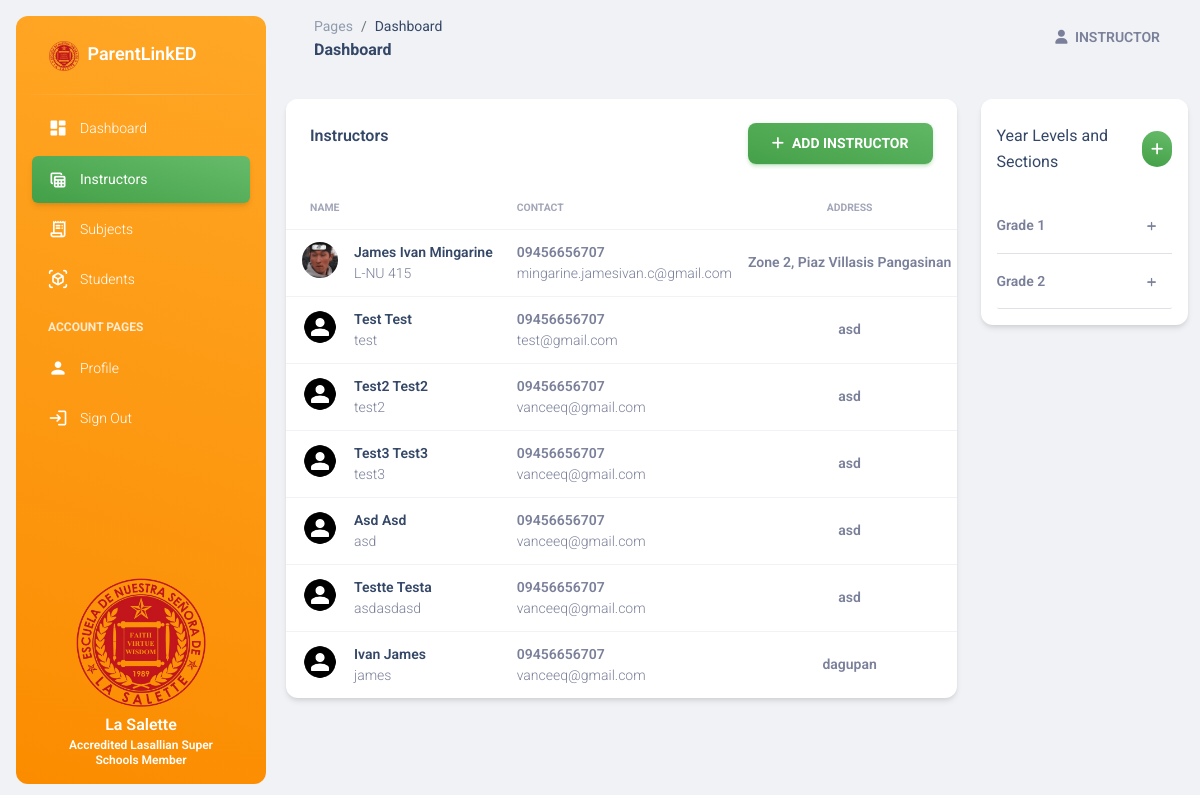
/instructors/ (signed in), run on an earlier commit of the app's database.
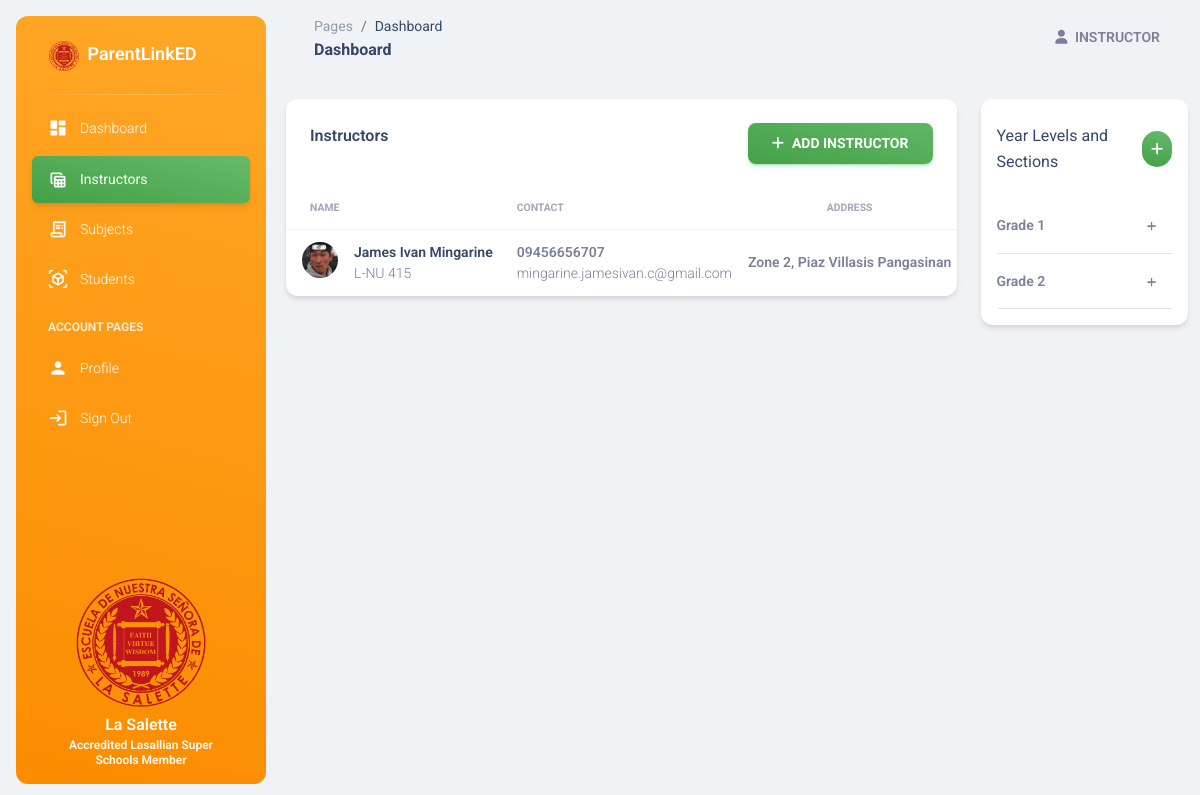
And on a later commit of the database.
### base/models.py (models this page shows, shortened)
class Instructor(models.Model):
    user = models.OneToOneField(User, on_delete=models.CASCADE)
    employee_id = models.CharField(max_length=100, null = True, blank = True)
    contact_number = models.CharField(max_length=11, null = True, blank = True)
    address = models.CharField(max_length=255, null = True, blank = True)
    avatar = models.ImageField(upload_to='avatars/', default = '/default_avatar.png', null = True, blank = True)
    date_created = models.DateTimeField(auto_now_add=True, null = True, blank = True)

class YearLevelSection(models.Model):
    year_levels = [
        ('Grade 1', 'Grade 1'),
        ('Grade 2', 'Grade 2'),
        ('Grade 3', 'Grade 3'),
        ('Grade 4', 'Grade 4'),
        ('Grade 5', 'Grade 5'),
        ('Grade 6', 'Grade 6'),
    ]
    year_level = models.CharField(max_length=10, choices=year_levels)
    section = models.CharField(max_length=10)
    subjects = models.ManyToManyField(Subject, null=True, blank=True, related_name='year_level_sections')
    instructor = models.ForeignKey(Instructor, on_delete=models.CASCADE, related_name='year_level_sections', null = True, blank = True)
    slug = models.SlugField(max_length=255, unique=True, null=True, blank=True)
    def __str__(self):
        return f"{self.year_level} - {self.section}"

### base/views.py (the view)
# urls.py: path('instructors/', views.instructor_page, name='instructor_page'),
@login_required
def instructor_page(request):
    instructors = Instructor.objects.prefetch_related('year_level_sections__subjects').all()
    grouped_sections = get_grouped_sections()
    context = {
        'instructors': instructors,
        'grouped_sections': grouped_sections
    }
    return render(request, 'base/admin/instructor.html', context)

### base/views.py (called while the page is built)
def get_grouped_sections():
    year_level_sections = YearLevelSection.objects.annotate(student_count=Count('student')).order_by('id', 'section')
    grouped_sections = {}
    for section in year_level_sections:
        year_level = section.year_level
        if year_level not in grouped_sections:
            grouped_sections[year_level] = []
        grouped_sections[year_level].append(section)
    return grouped_sections

### base/templates/base/admin/instructor.html (shortened to what this page needs)
{% extends 'base.html' %}
{% block content %}
<div class="row">
    <div class="col-lg-9 col-md-7 mb-md-0 mb-4">
        <div class="card">
            <div class="card-header d-flex justify-content-between">
                <h6>Instructors</h6>
                <button class="btn text-sm mb-0 bg-gradient-success" data-bs-toggle="modal" data-bs-target="#add_new_instructor">
                    <i class="fa fa-plus text-white me-2" aria-hidden="true"></i>Add Instructor
                </button>
            </div>
            <div class="table-responsive">
              <table class="table align-items-center mb-0 mt-0">
                <thead>
                  <tr>
                    <th class="text-uppercase text-secondary text-xxs font-weight-bolder opacity-7">Name</th>
                    <th class="text-uppercase text-secondary text-xxs font-weight-bolder opacity-7 ps-2">Contact</th>
                    <th class="text-center text-uppercase text-secondary text-xxs font-weight-bolder opacity-7">Address</th>
                  </tr>
                </thead>
                <tbody>
                    {% for i in instructors %}
                    <tr>
                        <td>
                            <div class="d-flex px-2 py-1">
                                <div>
                                <img src="{{ i.avatar.url }}" class="avatar avatar-sm me-3">
                                </div>
                                <div class="d-flex flex-column justify-content-center">
                                <a href="{% url 'instructor_detail' i.employee_id %}"><h6 class="mb-0 text-sm text-capitalize">{{ i.user.first_name }} {{ i.user.last_name}}</h6></a>
                                <p class="text-sm text-secondary mb-0">{{i.employee_id}}</p>
                                </div>
                            </div>
                        </td>
                        <td>
                            <p class="text-sm font-weight-bold mb-0">{{ i.contact_number }}</p>
                            <p class="text-sm text-secondary mb-0">{{ i.user.email }}</p>
                        </td>
                        <td class="text-center">
                            <p class="text-sm font-weight-bold mb-0">{{ i.address }}</p>
                        </td>
                    </tr>
                    {% endfor %}
                </tbody>
              </table>
            </div>
        </div>
    </div>
    {% include 'base/admin/section_tab.html' %}
</div>
{% endblock %}

### base/templates/base/admin/section_tab.html (shortened to what this page needs)
<div class="col-lg-3 col-md-5">
    <div class="card h-auto">
        <div class="card-header pb-0 px-3">
           <div class="d-flex justify-content-between align-items-center">
                 <a href="" class="mb-0" data-bs-toggle="tooltip" data-bs-title="view">Year Levels and Sections</a>
                 <a href="" type="button" data-bs-toggle="modal" data-bs-target="#add_new_instructor" class="bg-gradient-success avatar avatar-sm text-white"><i class="fa fa-plus"></i></a>
           </div>
        </div>
        <div class="card-body pt-4 p-3">
            <div class="accordion" id="accordionRental">
                {% for year_level, sections in grouped_sections.items %}
                    <div class="accordion-item">
                        <button class="accordion-button border-bottom font-weight-bold collapsed" type="button" data-bs-toggle="collapse" data-bs-target="#collapse_{{ year_level|slugify }}" aria-expanded="false" aria-controls="collapse_{{ year_level|slugify }}">
                            <small>{{ year_level }}</small>
                            <i class="collapse-close fa fa-plus text-xxs pt-1 position-absolute end-0 me-3" aria-hidden="true"></i>
                            <i class="collapse-open fa fa-minus text-xxs pt-1 position-absolute end-0 me-3" aria-hidden="true"></i>
                        </button>
                    </div>
                {% endfor %}
            </div>
        </div>
    </div>
</div>

What changed in the data, as far as the page shows it:
removed Instructor: avatar (placeholder picture), user.first_name "Test", user.last_name "Test", employee_id "test", contact_number "09456656707", user.email "test@gmail.com", address "asd"
removed Instructor: avatar (placeholder picture), user.first_name "Test2", user.last_name "Test2", employee_id "test2", contact_number "09456656707", user.email "vanceeq@gmail.com", address "asd"
removed Instructor: avatar (placeholder picture), user.first_name "Test3", user.last_name "Test3", employee_id "test3", contact_number "09456656707", user.email "vanceeq@gmail.com", address "asd"
removed Instructor: avatar (placeholder picture), user.first_name "Asd", user.last_name "Asd", employee_id "asd", contact_number "09456656707", user.email "vanceeq@gmail.com", address "asd"
removed Instructor: avatar (placeholder picture), user.first_name "Testte", user.last_name "Testa", employee_id "asdasdasd", contact_number "09456656707", user.email "vanceeq@gmail.com", address "asd"
removed Instructor: avatar (placeholder picture), user.first_name "Ivan", user.last_name "James", employee_id "james", contact_number "09456656707", user.email "vanceeq@gmail.com", address "dagupan"
